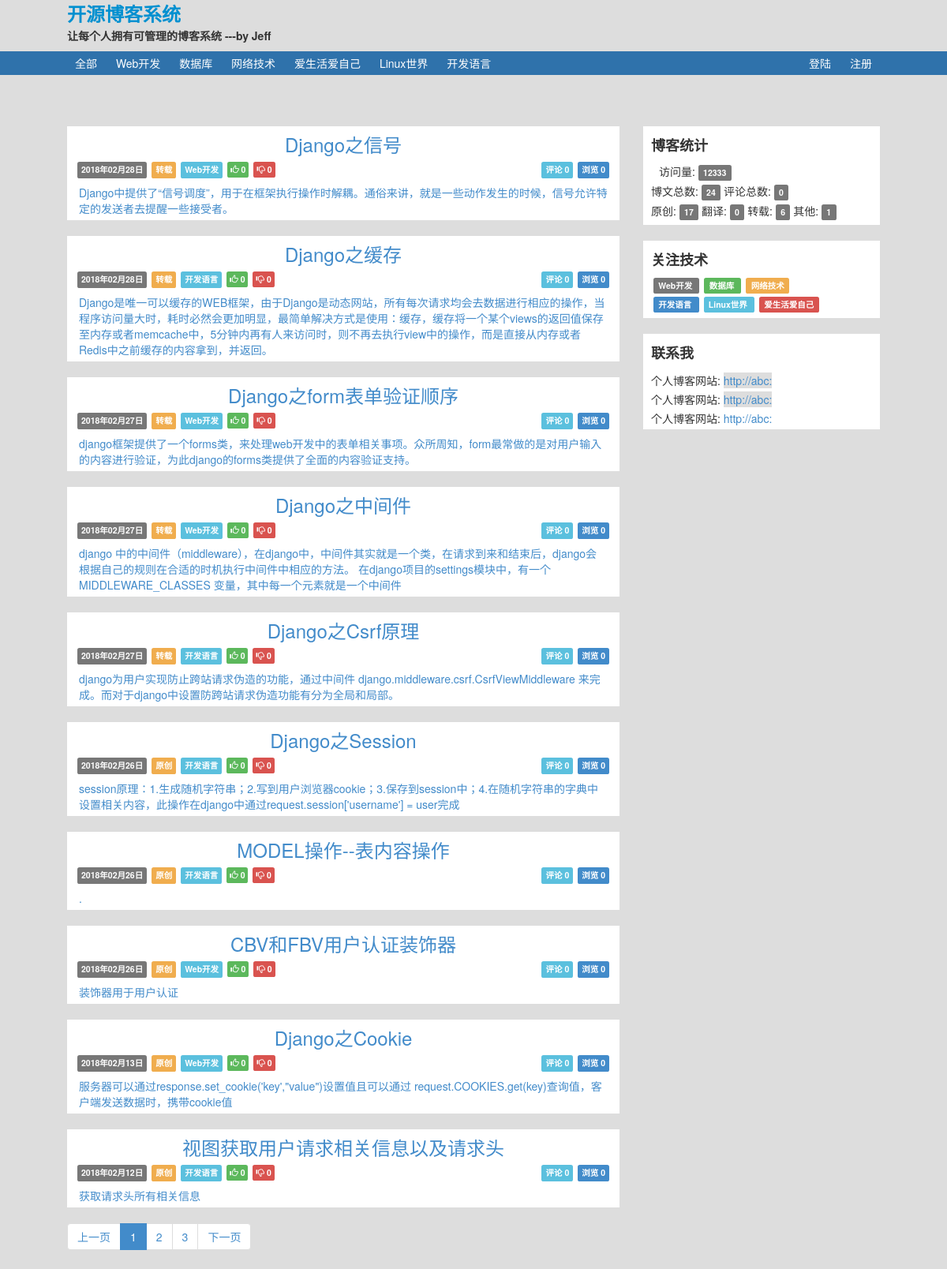
The page / on the database its author committed.
### lee/models.py (models this page shows)
class Article(models.Model):
    nid = models.BigAutoField(primary_key=True)
    title = models.CharField(verbose_name='文章标题', max_length=128)
    summary = models.CharField(verbose_name='文章简介', max_length=255)
    read_count = models.IntegerField(default=0)
    comment_count = models.IntegerField(default=0)
    up_count = models.IntegerField(default=0)
    down_count = models.IntegerField(default=0)
    create_time = models.DateTimeField(verbose_name='创建时间', auto_now_add=True)
    blog = models.ForeignKey(verbose_name='所属博客', to='Blog', to_field='nid')
    category_choices = [
        (1, "原创"),
        (2, "转载"),
        (3, "翻译"),
        (4, "其他"),
    ]
    category_id = models.IntegerField(verbose_name='文章类型',choices=category_choices, default=None)
    type_choices = [
        (1, "Web开发"),
        (2, "数据库"),
        (3, "网络技术"),
        (4, "爱生活爱自己"),
        (5, "Linux世界"),
        (6, "开发语言"),
    ]
    article_type_id = models.IntegerField(choices=type_choices, default=None)
    tags = models.ManyToManyField(
        to="Tag",
        through='Article2Tag',
        through_fields=('article', 'tag'),
    )

### web/views/home.py (the view)
# urls.py: url(r'^$',home.index ),
def index(request, *args, **kwargs):
    article_type_list = models.Article.type_choices
    if kwargs:
        article_type_id = int(kwargs['article_type_id'])
        base_url = reverse('index',kwargs=kwargs)
    else:
        article_type_id = None
        base_url = '/'
    data_count = article_list = models.Article.objects.filter(**kwargs).count()
    page_obj = Pagination(request.GET.get('p'),data_count)
    article_list = models.Article.objects.filter(**kwargs).order_by('-nid')[page_obj.start:page_obj.end]
    page_str = page_obj.page_str(base_url)
    all={}
    art_count= models.Article.objects.all().count()
    all['article'] =art_count
    commet_count = models.Comment.objects.all().count()
    all['comment'] = commet_count
    obj =models.Article.category_choices
    for item in obj:
        a= models.Article.objects.filter(category_id= item[0]).count()
        all[item[1]]= a
    return render(
        request,
        'index.html',
        {
            'article_list': article_list,
            'article_type_id': article_type_id,
            'article_type_list': article_type_list,
            'page_str': page_str,
            'all':all,
        }
    )

### utils/pagination.py (called while the page is built)
    @property
    def start(self):
        return (self.current_page - 1) * self.per_page_count

    @property
    def end(self):
        return self.current_page * self.per_page_count

    @property
    def total_count(self):
        v, y = divmod(self.data_count, self.per_page_count)
        if y:
            v += 1
        return v

### templates/index.html (shortened to what this page needs)
<!DOCTYPE html>
<html>
<head lang="en">
	<link rel="stylesheet" href="/static/plugins/bootstrap/css/bootstrap.css"/>
    <link rel="stylesheet" href="/static/plugins/font-awesome/css/font-awesome.css"/>
    <link rel="stylesheet" href="/static/css/commons.css"/>
    <link rel="stylesheet" href="/static/css/theme/default.css"/>
</head>
<body style="margin:0;background:#dddddd;min-width:1030px;">
 {% include 'include/header.html'%}
	<div class="pg-main">
		<div class ='pg-body'>
			<div class = "pg-content left">
			{% for row in article_list %}
				<div class="item" >
					<a href ="/{{row.blog.site}}/{{row.nid}}.html">
						<div class='article_lists'>
							<div style ="height:45px;line-height:45px;">
								<h3 style ="text-align:center; padding:10px;">{{ row.title }}</h3>
							</div>
							<div style ="height:24px;line-height:24px;">
									<div class=" left label label-default" style="margin:0 3px;padding:5px;">{{ row.create_time|date:"Y年m月d日" }}</div>
									<div class="left label label-warning" style="margin:0 3px;padding:5px;" >{{ row.get_category_id_display}}</div>
									<div class="left label label-info" style="margin:0 3px;padding:5px;">{{ row.get_article_type_id_display }}</div>
									<div class="left label label-success" style="margin:0 3px;padding:4px;">
										<span class="glyphicon glyphicon-thumbs-up" ></span>
										<span>{{row.up_count}}<span>
									</div>
									<div class="left label label-danger" style="margin:0 3px;padding:4px;">
										<span class="glyphicon glyphicon-thumbs-down"  ></span>
										<span> {{row.down_count}}<span>
									</div>
									<div class="right label label-primary" style="margin:0 3px;padding:5px;" >
										<span >浏览</span>
										<span>{{row.read_count}}<span>
									</div>
									<div class="right label label-info" style="margin:0 3px;padding:5px;">
										<span >评论</span>
										<span>{{row.comment_count}}<span>
									</div>
							</div>
							<div style="padding:5px;">
								{{row.summary}}
							</div>
						</div>
					</a>
				</div>
				{% endfor %}
				<div class="clearfix">
					<ul class="pagination">
						{{ page_str }}
					</ul>
				</div>
			</div>
			<div class = "pg-menu right"  >
				<div class="item">
					<div style="padding:5px 0;">
						<div >
							<h4 style="font-weight:bold;">博客统计</h4>
						</div>
						<div style= "height:25px;line-height:25px;margin-left:10px;">
							<span > 访问量: </span>
							<span class="label label-default"> 12333</span>
						</div>
						<div style="height:25px;line-height:25px;">
							<span> 博文总数: </span>
							<span class="label label-default"> {{all.article}}</span>
							<span> 评论总数: </span>
							<span class="label label-default"> {{all.comment}}</span>
						</div>
						<div style="height:25px;line-height:25px;">
							<span> 原创: </span>
							<span class="label label-default"> {{all.原创}}</span>
							<span> 翻译: </span>
							<span class="label label-default"> {{all.翻译}}</span>
							<span> 转载: </span>
							<span class="label label-default"> {{all.转载}}</span>
							<span> 其他: </span>
							<span class="label label-default"> {{all.其他}}</span>
						</div>
					</div>
				</div>
				<div style="height:20px;" ></div>
				<div class="item">
					<div style="padding:5px 0;">
						<div>
							<h4 style="font-weight:bold;">关注技术</h4>
						</div>
						<div style="height:24px; ">
							<a class="label label-default" style ="margin:0 3px;" href="/all/{{article_type_list.0.0}}.html">
								{{article_type_list.0.1}}
							</a>
							<a class="label label-success" style ="margin:0 3px;" href="/all/{{article_type_list.1.0}}.html">
								{{article_type_list.1.1}}
							</a>
							<a class="label label-warning" style ="margin:0 3px;" href="/all/{{article_type_list.2.0}}.html">
								{{article_type_list.2.1}}
							</a>
						</div>
						<div style="height:24px;">
							<a class="label label-primary" style ="margin:0 3px;" href="/all/{{article_type_list.5.0}}.html">
								{{article_type_list.5.1}}
							</a>
							<a class="label label-info" style ="margin:0 3px;" href="/all/{{article_type_list.4.0}}.html">
								{{article_type_list.4.1}}
							</a>
							<a class="label label-danger" style ="margin:0 3px;" href="/all/{{article_type_list.3.0}}.html">
								{{article_type_list.3.1}}
							</a>
						</div>
					</div>
				</div>
				<div style="height:20px;"></div>
				<div class="item">
					<div style="padding:5px 0;">
						<h4 style="font-weight:bold;">联系我</h4>
					</div>
					<div style= "height:24px;">
						<span> 个人博客网站: </span>
						<a style ="background-color:#dddddd;"> http://abc: </a>
					</div>
					<div style= "height:24px;">
						<span> 个人博客网站: </span>
						<a  style ="background-color:#dddddd;"> http://abc: </a>
					</div>
					<div style= "height:24px;">
						<span> 个人博客网站: </span>
						<a class = style ="background-color:#dddddd;"> http://abc: </a>
					</div>
				</div>
			</div>
		</div>
	</div>
</body>
</html>

### templates/include/header.html (shortened to what this page needs)
﻿	<div class ="pg-header">
		<div class = "w big">开源博客系统 </div>
		<div class = "w middle" >让每个人拥有可管理的博客系统 ---by Jeff </div>
		<div class ="bottom">
			<div class ="w">
				<div class ='left'>
						<a class="menu" href="/">全部</a>
						{% for item in article_type_list %}
							<a class="menu" href="/all/{{ item.0 }}.html"> {{ item.1 }}</a>
						{% endfor %}
				 </div>
				<div class ='right'>
                {% if request.session.user_info %}
                    <a class="menu" href="/backend/index.html">{{ request.session.user_info.nickname }}</a>
                    {% if  request.session.user_info.blog__site %}
                       <a class="menu" href="/{{ request.session.user_info.blog__site }}.html">我的博客</a>
                    {% endif %}
                    <a class="menu" href="/backend/index.html">管理</a></li>
                    <a class="menu" href="/logout.html">退出</a></li>
                {% else %}
                    <a class="menu" href="/login.html">登陆</a></li>
                    <a class="menu" href="/register.html">注册</a></li>
                {% endif %}
				</div>
			</div>
		</div>
	</div>

### static/css/commons.css (style rules this page uses)
.left { float: left; }
.right { float: right; }
a:link { text-decoration:none; }

### static/css/theme/default.css (style rules this page uses)
.pg-header { height:105px; position:fixed; background:#dddddd; left:0; right:0; top:0; }
.big { font-size: 24px; color:#0090d0; font-weight: bold; width: 1030px; height:35px; }
.middle { font-weight: bold; height:30px; }
.w { width: 1030px; margin:0 auto; }
.bottom { height:30px; line-height:30px; background-color:#2F72AB; }
.pg-main { margin-top:100px; overflow:auto; }
.pg-body { width:1030px; margin:0 auto; }
.pg-body .pg-content { margin-top:20px; width:700px; }
.pg-body .pg-menu { margin-top:40px; width:300px; }
.item { background-color:white; padding:0 10px; }
.pg-header .menu { display: inline-block; padding: 0 10px 0 10px; color: white; }

### rows shown on the page
Article: title "Django之信号", create_time "2018年02月28日", category_id "转载", article_type_id "Web开发", up_count "0", down_count "0", read_count "0", comment_count "0", summary "Django中提供了“信号调度”，用于在框架执行操作时解耦。通俗来讲，就是一些动作发生的时候，信号允许特定的发送者去提醒一些接受者。"
Article: title "Django之缓存", create_time "2018年02月28日", category_id "转载", article_type_id "开发语言", up_count "0", down_count "0", read_count "0", comment_count "0", summary "Django是唯一可以缓存的WEB框架，由于Django是动态网站，所有每次请求均会去数据进行相应的操作，当程序访问量大时，耗时必然会更加明显，最简单解决方式是使用：缓存，缓存将一个某个views的返回值保存至内存或者memcache中，5分钟内再有人来访问时，则不再去执行view中的操作，而是直接从内存或者Redis中之前缓存的内容拿到，并返回。"
Article: title "Django之form表单验证顺序", create_time "2018年02月27日", category_id "转载", article_type_id "Web开发", up_count "0", down_count "0", read_count "0", comment_count "0", summary "django框架提供了一个forms类，来处理web开发中的表单相关事项。众所周知，form最常做的是对用户输入的内容进行验证，为此django的forms类提供了全面的内容验证支持。"
Article: title "Django之中间件", create_time "2018年02月27日", category_id "转载", article_type_id "Web开发", up_count "0", down_count "0", read_count "0", comment_count "0", summary "django 中的中间件（middleware），在django中，中间件其实就是一个类，在请求到来和结束后，django会根据自己的规则在合适的时机执行中间件中相应的方法。 在django项目的settings模块中，有一个 MIDDLEWARE_CLASSES 变量，其中每一个元素就是一个中间件"
Article: title "Django之Csrf原理", create_time "2018年02月27日", category_id "转载", article_type_id "开发语言", up_count "0", down_count "0", read_count "0", comment_count "0", summary "django为用户实现防止跨站请求伪造的功能，通过中间件 django.middleware.csrf.CsrfViewMiddleware 来完成。而对于django中设置防跨站请求伪造功能有分为全局和局部。"
Article: title "Django之Session", create_time "2018年02月26日", category_id "原创", article_type_id "开发语言", up_count "0", down_count "0", read_count "0", comment_count "0", summary "session原理：1.生成随机字符串；2.写到用户浏览器cookie；3.保存到session中；4.在随机字符串的字典中设置相关内容，此操作在django中通过request.session['username'] = user完成"
Article: title "MODEL操作--表内容操作", create_time "2018年02月26日", category_id "原创", article_type_id "开发语言", up_count "0", down_count "0", read_count "0", comment_count "0", summary "."
Article: title "CBV和FBV用户认证装饰器", create_time "2018年02月26日", category_id "原创", article_type_id "Web开发", up_count "0", down_count "0", read_count "0", comment_count "0", summary "装饰器用于用户认证"
Article: title "Django之Cookie", create_time "2018年02月13日", category_id "原创", article_type_id "Web开发", up_count "0", down_count "0", read_count "0", comment_count "0", summary "服务器可以通过response.set_cookie('key',\"value\")设置值且可以通过 request.COOKIES.get(key)查询值，客户端发送数据时，携带cookie值"
Article: title "视图获取用户请求相关信息以及请求头", create_time "2018年02月12日", category_id "原创", article_type_id "开发语言", up_count "0", down_count "0", read_count "0", comment_count "0", summary "获取请求头所有相关信息"

### other values the page prints
{{ item.1 }} "Web开发" "数据库" "网络技术" "爱生活爱自己" "Linux世界" "开发语言"
{{ page_str }} "上一页 1 2 3 下一页"
{{ all.article }} "24"
{{ all.comment }} "0"
{{ all.原创 }} "17"
{{ all.翻译 }} "0"
{{ all.转载 }} "6"
{{ all.其他 }} "1"
{{ article_type_list.0.1 }} "Web开发"
{{ article_type_list.1.1 }} "数据库"
{{ article_type_list.2.1 }} "网络技术"
{{ article_type_list.5.1 }} "开发语言"
{{ article_type_list.4.1 }} "Linux世界"
{{ article_type_list.3.1 }} "爱生活爱自己"
